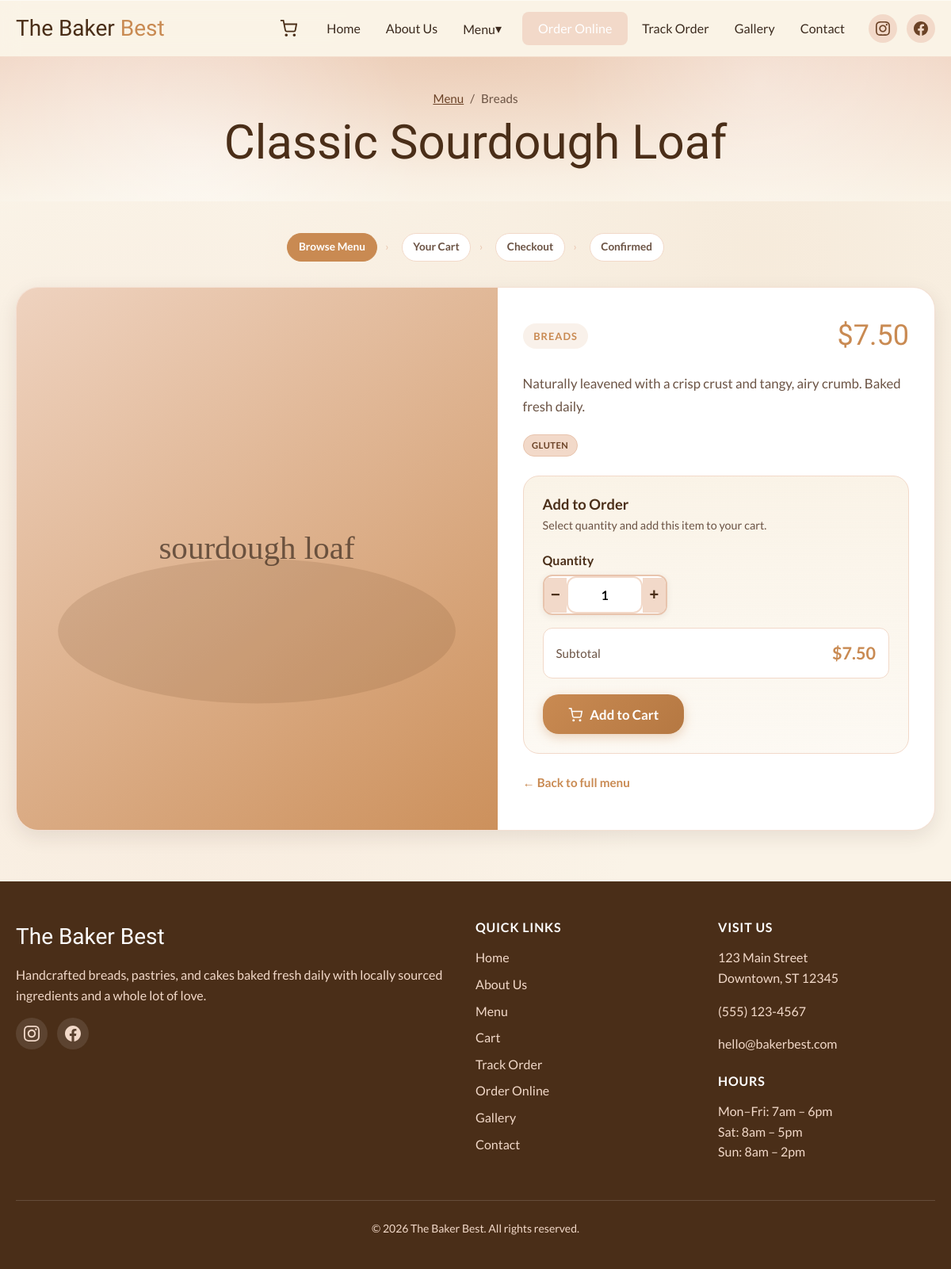
The app's page /menu-item.php?id=1, older data.
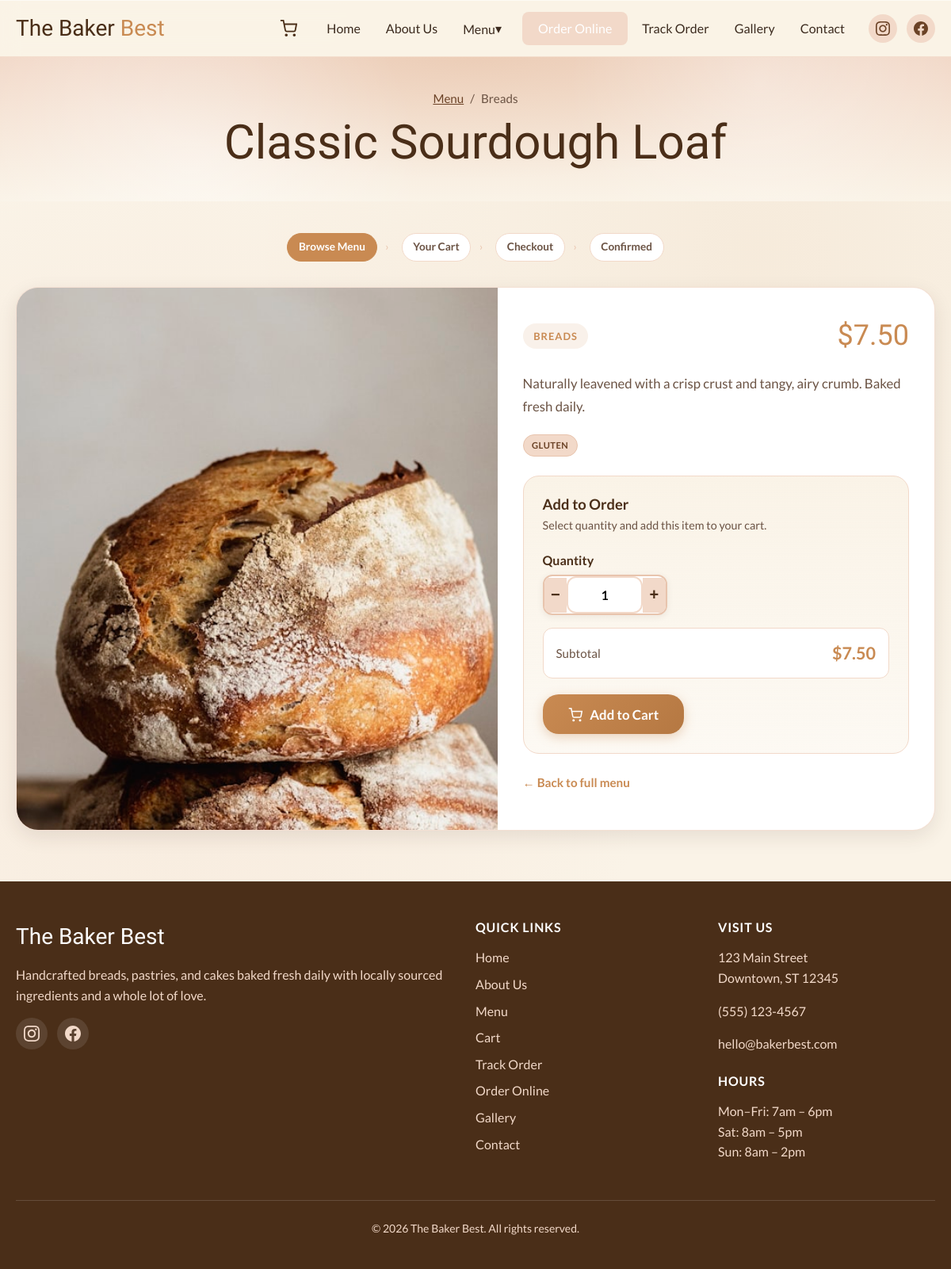
The same page, newer data.
### tables this page shows
CREATE TABLE IF NOT EXISTS menu_items (
    id INT UNSIGNED AUTO_INCREMENT PRIMARY KEY,
    name VARCHAR(150) NOT NULL,
    category ENUM('Breads', 'Pastries', 'Cakes', 'Seasonal', 'Beverages') NOT NULL,
    price DECIMAL(8, 2) NOT NULL,
    description TEXT NOT NULL,
    allergens VARCHAR(255) NOT NULL DEFAULT '',
    image_path VARCHAR(255) NOT NULL DEFAULT '',
    is_featured TINYINT(1) NOT NULL DEFAULT 0,
    sort_order INT NOT NULL DEFAULT 0,
    INDEX idx_category (category),
    INDEX idx_featured (is_featured),
    INDEX idx_sort (sort_order)
);

### public/includes/helpers.php (called while the page is built, shortened)
<?php
function e(?string $value): string
{
    return htmlspecialchars((string) $value, ENT_QUOTES, 'UTF-8');
}
function app_config(): array
{
    return $GLOBALS['config'] ?? [];
}
function base_url(): string
{
    static $base = null;
    if ($base !== null) {
        return $base;
    }
    $config = app_config();
    $configured = rtrim($config['site_url'] ?? '', '/');
    if (!empty($_SERVER['HTTP_HOST'])) {
        $scheme = (!empty($_SERVER['HTTPS']) && $_SERVER['HTTPS'] !== 'off') ? 'https' : 'http';
        $dir = str_replace('\\', '/', dirname($_SERVER['SCRIPT_NAME'] ?? ''));
        $base = $scheme . '://' . $_SERVER['HTTP_HOST'] . rtrim($dir, '/');
        return $base;
    }
    $base = $configured !== '' ? $configured : 'http://localhost';
    return $base;
}
function asset(string $path): string
{
    return base_url() . '/assets/' . ltrim($path, '/');
}
function page_url(string $path = ''): string
{
    $base = base_url();
    return $base . '/' . ltrim($path, '/');
}
function format_price(float $price): string
{
    return '$' . number_format($price, 2);
}
function parse_allergens(?string $allergens): array
{
    return array_map('trim', explode(',', $allergens));
}

### public/menu-item.php (the view, shortened to what the changed rows need)
<?php
require_once __DIR__ . '/includes/bootstrap.php';
$itemId = (int) ($_GET['id'] ?? 0);
$item = null;
if ($itemId > 0) {
    $pdo = getDb($config);
    if ($pdo) {
        $stmt = $pdo->prepare('SELECT * FROM menu_items WHERE id = ? LIMIT 1');
        $stmt->execute([$itemId]);
        $item = $stmt->fetch() ?: null;
    }
}
    ?>
    <?php
$old = $_SESSION['old_input'] ?? [];
$allergens = parse_allergens($item['allergens']);
$unitPrice = (float) $item['price'];
$quantity = max(1, min(99, (int) ($old['quantity'] ?? 1)));
require __DIR__ . '/includes/header.php';
?>
<div class="page-header page-header--compact">
    <div class="container">
        <nav class="breadcrumb" aria-label="Breadcrumb">
            <a href="<?= e(page_url('menu.php')) ?>">Menu</a>
            <span aria-hidden="true">/</span>
            <span><?= e($item['category']) ?></span>
        </nav>
        <h1><?= e($item['name']) ?></h1>
    </div>
</div>
<section class="section section--compact">
    <div class="container">
        <div class="item-detail panel">
            <div class="item-detail__media">
                <img src="<?= e(asset($item['image_path'])) ?>"
                     alt="<?= e($item['name']) ?>"
                     width="600" height="450" loading="eager">
            </div>
            <div class="item-detail__info">
                <div class="item-detail__header">
                    <span class="item-detail__category"><?= e($item['category']) ?></span>
                    <p class="item-detail__price" data-unit-price="<?= e((string) $unitPrice) ?>">
                        <?= e(format_price($unitPrice)) ?>
                    </p>
                </div>
                <p class="item-detail__desc"><?= e($item['description']) ?></p>
                <?php if ($allergens): ?>
                <div class="tags" aria-label="Allergens: <?= e(implode(', ', $allergens)) ?>">
                    <?php foreach ($allergens as $allergen): ?>
                    <span class="tag"><?= e($allergen) ?></span>
                    <?php endforeach; ?>
                </div>
                <?php endif; ?>
                <div class="purchase-panel">
                    <h2 class="purchase-panel__title">Add to Order</h2>
                    <p class="purchase-panel__subtitle">Select quantity and add this item to your cart.</p>
                    <form class="form item-cart-form" id="add-to-cart-form" method="POST"
                          action="<?= e(page_url('api/cart-action.php')) ?>" novalidate>
                        <div class="form-group">
                            <div class="item-order-total">
                                <span>Subtotal</span>
                                <strong id="order-subtotal" data-order-subtotal><?= e(format_price($unitPrice * $quantity)) ?></strong>
                            </div>
                        </div>
                    </form>
                </div>
                <p class="item-detail__note">
                    <a href="<?= e(page_url('menu.php')) ?>">← Back to full menu</a>
                </p>
            </div>
        </div>
    </div>
</section>
<?php require __DIR__ . '/includes/footer.php'; ?>

Row changes from the older to the newer data that the page shows:
changed menu_items "GLUTEN": image_path: a different picture
